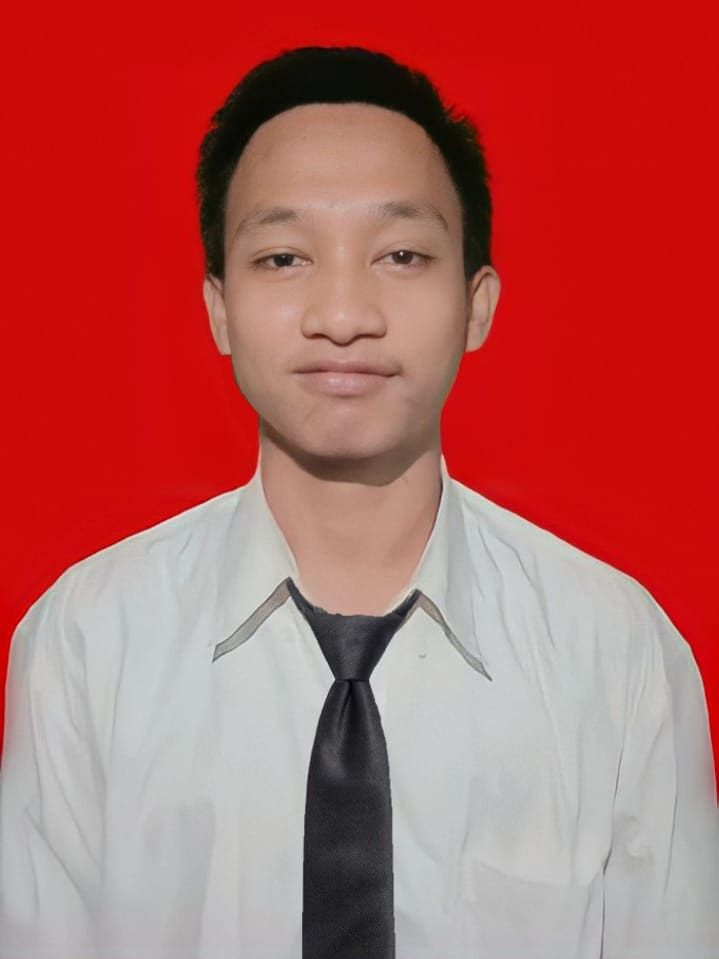
#> input picture data/foto_test.jpeg, 719 x 959 px; its folder holds only this picture in this run
$ python -i preprocessor.py   (imports and definitions only)
#> lines starting #> are read from the running program, lines starting #| are printed output that depends on the picture
#> further down, picture is the input picture: shape (959, 719, 3); mean B, G, R 94.1, 96.2, 182.1
import io

import cv2
import numpy as np
from PIL import Image


class Preprocessor:
    def __init__(self, target_size=(256, 256)):
        self.target_size = target_size
        # CLAHE: Contrast Limited Adaptive Histogram Equalization
        # clipLimit=2.0 → batas kontras, tileGridSize → ukuran grid lokal
        self.clahe = cv2.createCLAHE(clipLimit=2.0, tileGridSize=(8, 8))

    def load_image(self, source):
        """
        Terima input berupa:
        - path file (string)
        - bytes dari upload web
        - numpy array langsung
        """
        if isinstance(source, str):
            img = cv2.imread(source)
        elif isinstance(source, bytes):
            arr = np.frombuffer(source, np.uint8)
            img = cv2.imdecode(arr, cv2.IMREAD_COLOR)
        elif isinstance(source, np.ndarray):
            img = source.copy()
        else:
            raise ValueError("Format input tidak dikenali")

        if img is None:
            raise ValueError("Gagal membaca gambar. Pastikan format JPG/PNG.")
        return img

    def resize(self, img):
        """Tahap 1: Resize dengan mempertahankan aspect ratio (mencegah distorsi wajah)"""
        h, w = img.shape[:2]
#> h = 959; w = 719

        # Patokan lebar 500 piksel agar komputasi ringan
        new_w = 500
        new_h = int((new_w / w) * h)
#> new_h = 666

        return cv2.resize(img, (new_w, new_h), interpolation=cv2.INTER_AREA)

    def to_grayscale(self, img):
        """Tahap 2: Konversi BGR → Grayscale"""
        return cv2.cvtColor(img, cv2.COLOR_BGR2GRAY)
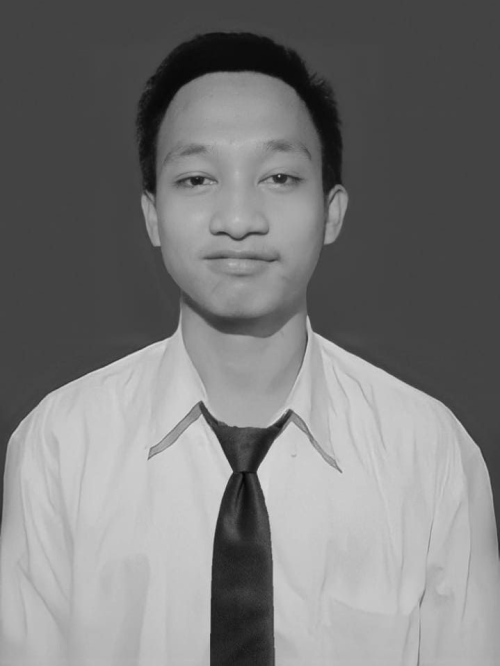
#> returned value: shape (666, 500); min 5, max 221, mean 121.7

    def equalize_histogram(self, gray):
        """
        Tahap 3: CLAHE (lebih baik dari equalizeHist biasa)
        - equalizeHist → global, bisa over-expose
        - CLAHE → lokal per tile, hasil lebih natural
        """
        return self.clahe.apply(gray)
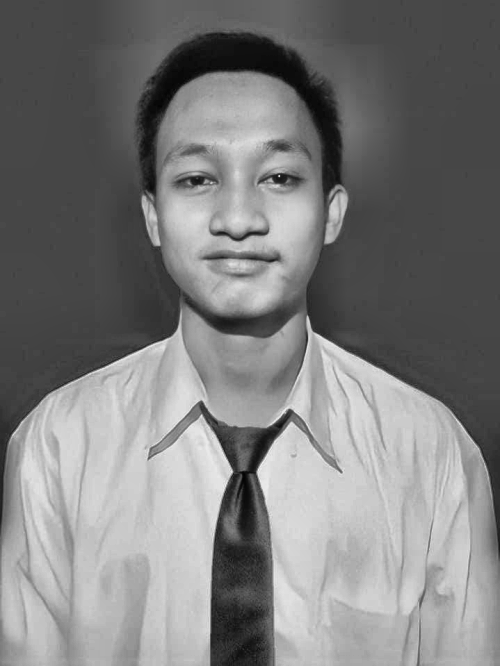
#> returned value: shape (666, 500); min 3, max 239, mean 125.5

    def reduce_noise(self, gray, method="gaussian"):
        """
        Tahap 4: Noise reduction
        - gaussian → halus, cocok untuk foto normal
        - median  → lebih agresif, cocok untuk foto beresolusi rendah
        """
#> called with method = 'gaussian'
        if method == "gaussian":
            # kernel 5x5, sigmaX=0 → dihitung otomatis
            return cv2.GaussianBlur(gray, (5, 5), 0)
        elif method == "median":
            return cv2.medianBlur(gray, 5)
        else:
            raise ValueError("Method harus 'gaussian' atau 'median'")

    def run(self, source, noise_method="gaussian", debug=False):
        """
        Jalankan full pipeline sekaligus.
        Jika debug=True → kembalikan semua tahap untuk visualisasi.
        """
        img_original = self.load_image(source)
        img_resized = self.resize(img_original)
        img_gray = self.to_grayscale(img_resized)
        img_equalized = self.equalize_histogram(img_gray)
        img_denoised = self.reduce_noise(img_equalized, method=noise_method)

        if debug:
            return {
                "original": img_resized,  # BGR, untuk ditampilkan
                "grayscale": img_gray,
                "equalized": img_equalized,
                "denoised": img_denoised,  # ← hasil final
            }

        return img_denoised  # output utama: grayscale + bersih

>>> import cv2
>>> picture = cv2.imread('../data/foto_test.jpeg')
>>> result = Preprocessor().run(picture)

$ run again, on data/kamera_capture_terakhir.jpeg
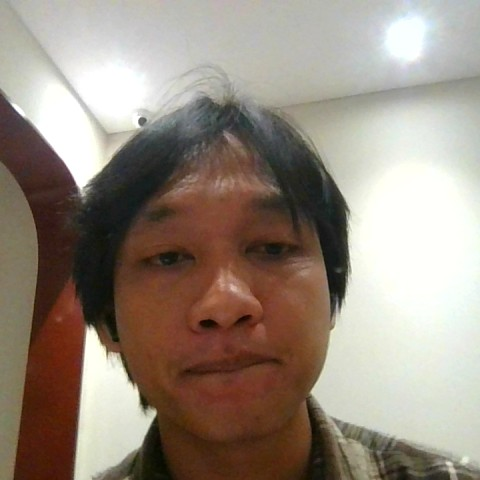
#> input picture data/kamera_capture_terakhir.jpeg, 480 x 480 px
#> picture is the input picture: shape (480, 480, 3); mean B, G, R 126.9, 139.1, 151.7
#> in to_grayscale, `return cv2.cvtColor(img, cv2.COLOR_BGR2GRAY)`:
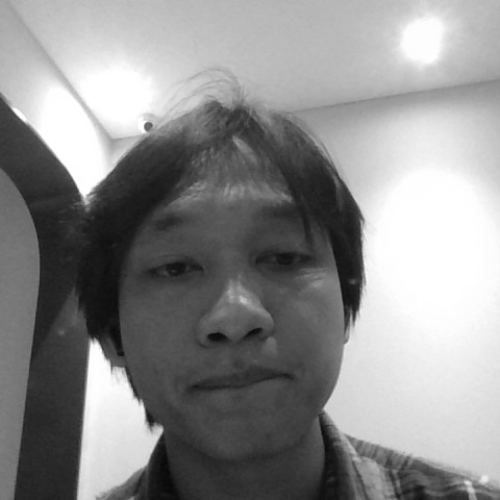
#> returned value: shape (500, 500); min 8, max 255, mean 141.4
#> in equalize_histogram, `return self.clahe.apply(gray)`:
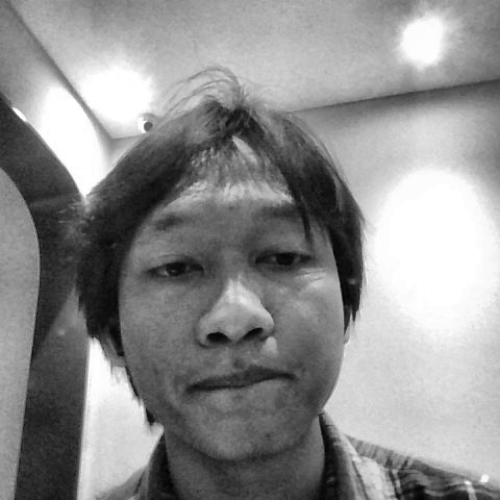
#> returned value: shape (500, 500); min 4, max 255, mean 142.7
